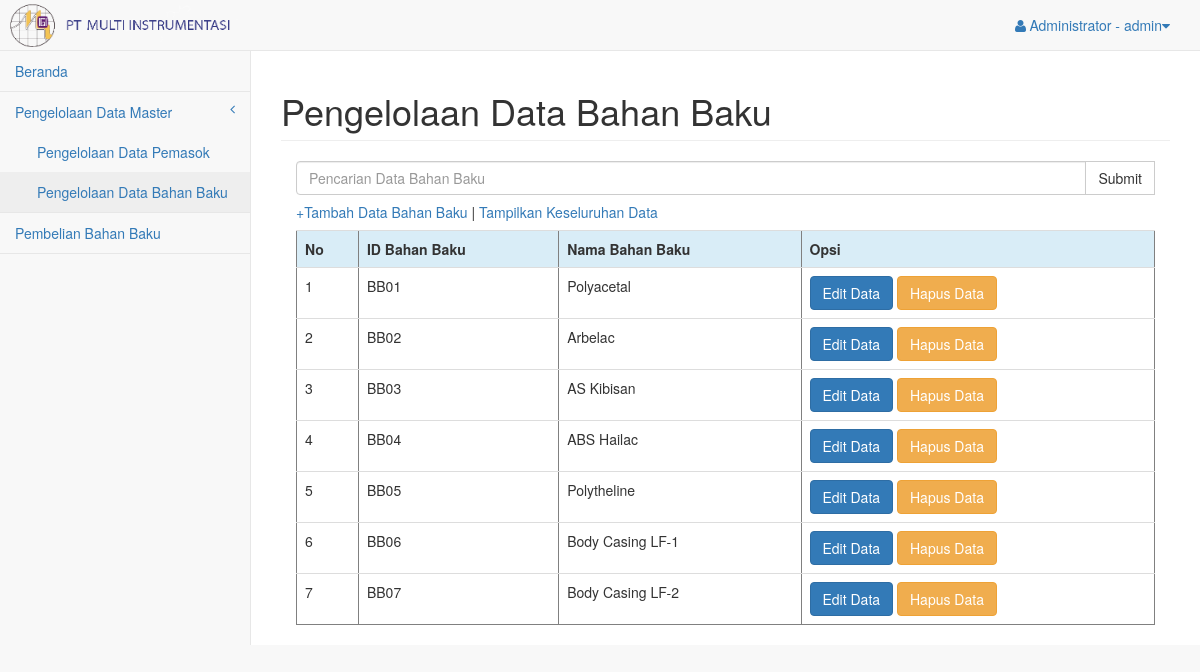
The page /pages/pengadaan/index.php?page=pengelolaan_data_bahanbaku (signed in) on the database its author committed.
### tables this page shows
CREATE TABLE `bahan_baku` (
  `id_bahanbaku` varchar(4) NOT NULL,
  `nama_bahan` varchar(20) NOT NULL,
  `jumlah` int(11) NOT NULL
);

### pages/pengadaan/pengelolaan_data_bahanbaku.php (the view, shortened to what this page needs)
<!DOCTYPE html>
<html lang="en">
<head>
    <link href="../vendor/bootstrap/css/bootstrap.min.css" rel="stylesheet">
    <link href="../vendor/metisMenu/metisMenu.min.css" rel="stylesheet">
    <link href="../dist/css/sb-admin-2.css" rel="stylesheet">
    <link href="../vendor/morrisjs/morris.css" rel="stylesheet">
    <link href="../vendor/font-awesome/css/font-awesome.min.css" rel="stylesheet" type="text/css">
</head>
<body>
        <h1 class="page-header">Pengelolaan Data Bahan Baku</h1>
                <div class="col-lg-12">
                    <form action="index.php?page=pengelolaan_data_bahanbaku" method="post">
                    <div class="sidebar-search">
                    <div class="input-group custom-search-form">
                        <input type="text" name="katakunci" class="form-control" placeholder="Pencarian Data Bahan Baku">
                        <span class="input-group-btn">
                        <input class="btn btn-default" type="submit" name="submit">
                    </span>
                    </div>
                  </div>
                  </form>
                </div>
                <div class="col-lg-12">
                  <h5><a href="index.php?page=bahanbaku_input"> +Tambah Data Bahan Baku </a> | <a href="index.php?page=pengelolaan_data_bahanbaku"> Tampilkan Keseluruhan Data</a></h5>
                  <table border="1" class="table">
                    <tr class="info">
                      <th>No</th>
                      <th>ID Bahan Baku</th>
                      <th>Nama Bahan Baku</th>
                      <th>Opsi</th>
                    </tr>
                    <?php
                    include 'koneksi.php';
                    $katakunci = $_POST["katakunci"];
                    $submit = $_POST["submit"];
                    if ($submit) {
                      if ($katakunci !="") {
                        $query_mysql = mysqli_query($koneksi,"SELECT * FROM bahan_baku WHERE nama_bahan LIKE '%$katakunci%'") or die(mysqli_error());
                      } else {
                        $query_mysql = mysqli_query($koneksi,"SELECT * FROM bahan_baku") or die(mysqli_error());
                      }
                    } else {
                        $query_mysql = mysqli_query($koneksi,"SELECT * FROM bahan_baku") or die(mysqli_error());
                    }
                    $nomor = 1;
                    $cek = mysqli_num_rows($query_mysql);
                    if ($cek < 1) {
                    ?>
                    <h3>Data Tidak Ditemukan</h3>
                    <?php } else {
                        while ($data = mysqli_fetch_array($query_mysql)) {
                    ?>
                    <tr>
                      <td><?php echo $nomor++; ?></td>
                      <td><?php echo $data['id_bahanbaku']; ?></td>
                      <td><?php echo $data['nama_bahan']; ?></td>
                      <td>
                        <a class="btn btn-primary" href="index.php?page=bahanbaku_edit&&id_bahanbaku=<?php echo $data['id_bahanbaku']; ?>">Edit Data</a>
                        <a class="btn btn-warning" Onclick="return Konfirmasi_hapus()" href="bahanbaku_hapus.php?id_bahanbaku=<?php echo $data['id_bahanbaku']; ?>">Hapus Data</a>
                      </td>
                    </tr>
                  <?php    } }?>
                  </table>
                </div>
            </div>
        </div>
    </div>
</body>
</html>

### rows shown on the page
bahan_baku: id_bahanbaku "BB01", nama_bahan "Polyacetal"
bahan_baku: id_bahanbaku "BB02", nama_bahan "Arbelac"
bahan_baku: id_bahanbaku "BB03", nama_bahan "AS Kibisan"
bahan_baku: id_bahanbaku "BB04", nama_bahan "ABS Hailac"
bahan_baku: id_bahanbaku "BB05", nama_bahan "Polytheline"
bahan_baku: id_bahanbaku "BB06", nama_bahan "Body Casing LF-1"
bahan_baku: id_bahanbaku "BB07", nama_bahan "Body Casing LF-2"

### other values the page prints
$hak_akses "Administrator"
$username "admin"
